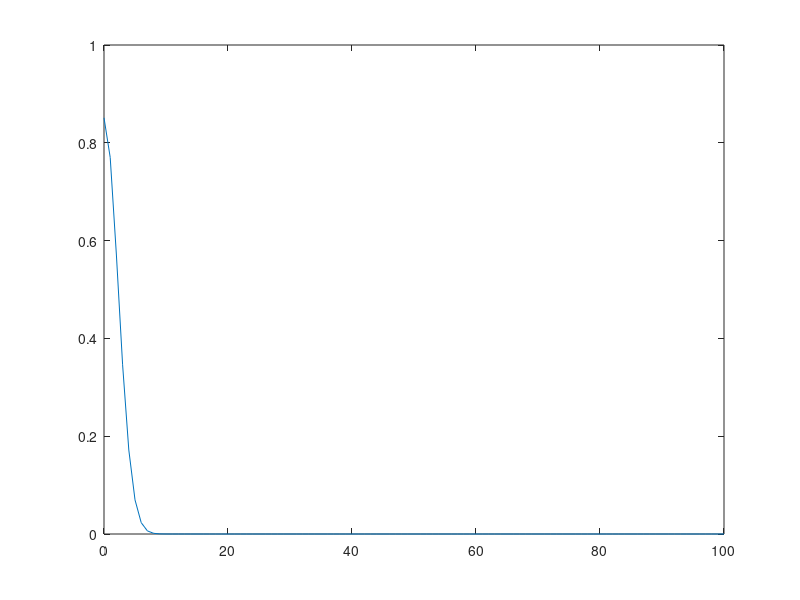
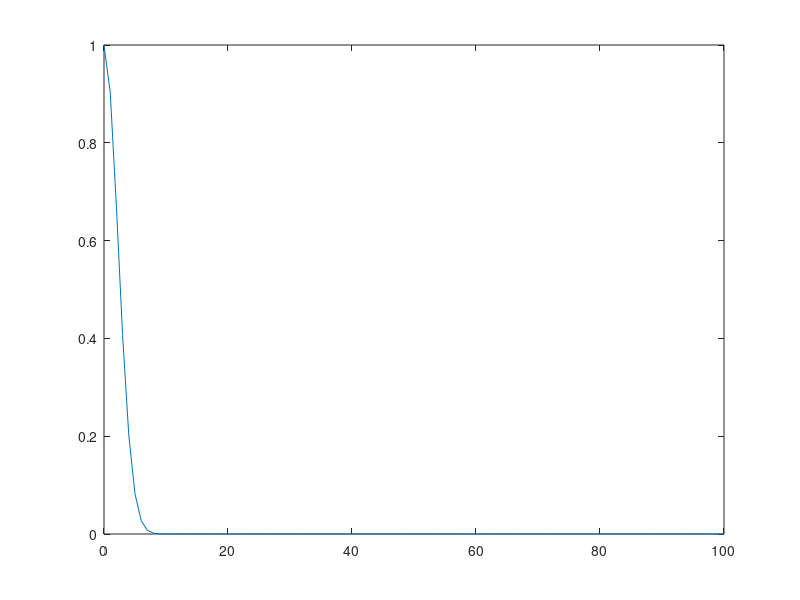

Recreate these plots in MATLAB, in order.
close all;

% testing the shape of the activation function. logistic
L=1; % maximum
k=.25; % curve steepness, also determines how low is the initial start
b=1;
% b=2/3;
% a=1.7159;
a = 1;
d = 3;
sigma2 = 5;
v = 1;

maxDist = 100;
steps = 1;
maxDist_weights = 0.15;
minDist_weights = .001;

x = 0:steps:maxDist;
% xaxis = 0:steps:maxDist;

% xlog = log(v./((d*x.^2)./d));
% xlog = 1./((d*(x.^2))./d);

% plot(-x,xlog)

% acts = L ./ (1 + exp(-k * xlog));
% acts = tanh(xlog);
% acts = a.*tanh(b.*x);

acts_min = (1-tanh(maxDist_weights))*exp(-(x.^2) / (2*sigma2));
acts_max = (1-tanh(minDist_weights))*exp(-(x.^2) / (2*sigma2));
acts_min_total = sum(acts_min);
acts_max_total = sum(acts_max);

figure
plot(x,acts_min)

figure
plot(x,acts_max)

% note, however, that the weights aren't updated linearly. Rather, they
% also travel along and exp() curve. 

% the total change will be approximately the difference between acts max
% and acts min
changeTot = acts_max_total - acts_min_total;

% so, we want that change to occur over the course of about 60 trials
% although there are a total of 72 trials, if saturation doesn't occur
% until the very end of the second half, it'llbe easier to preserve the
% performance of the lesioned networks durign the low ambiguity condition,
% during which they're still seeing many features
eta = changeTot / 60;

% ah, but, that eta happens ~20 times per fixation, and an average of 10
% fixations occur per trial
eta_use = eta /( 20*10);